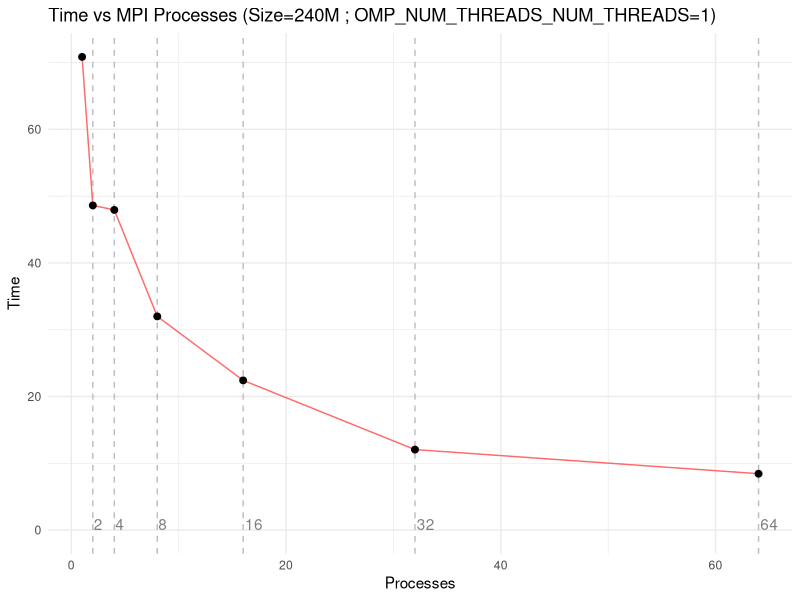
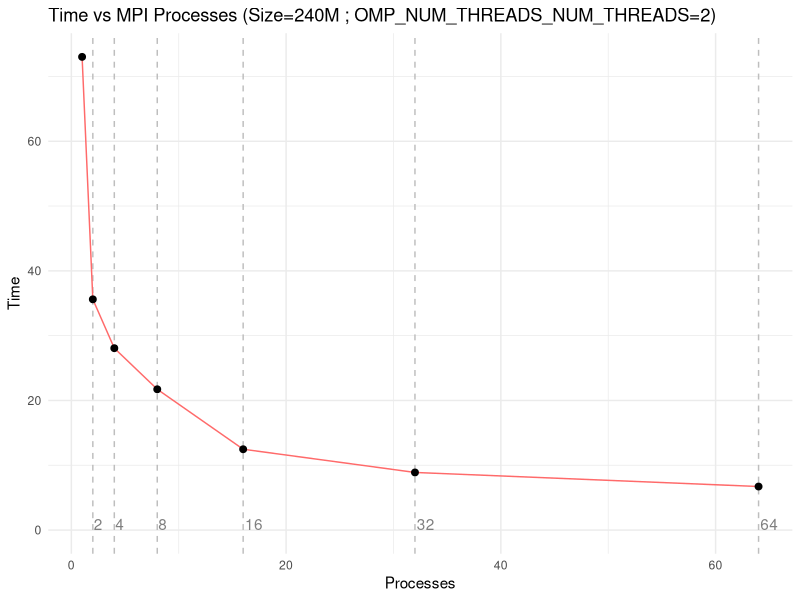
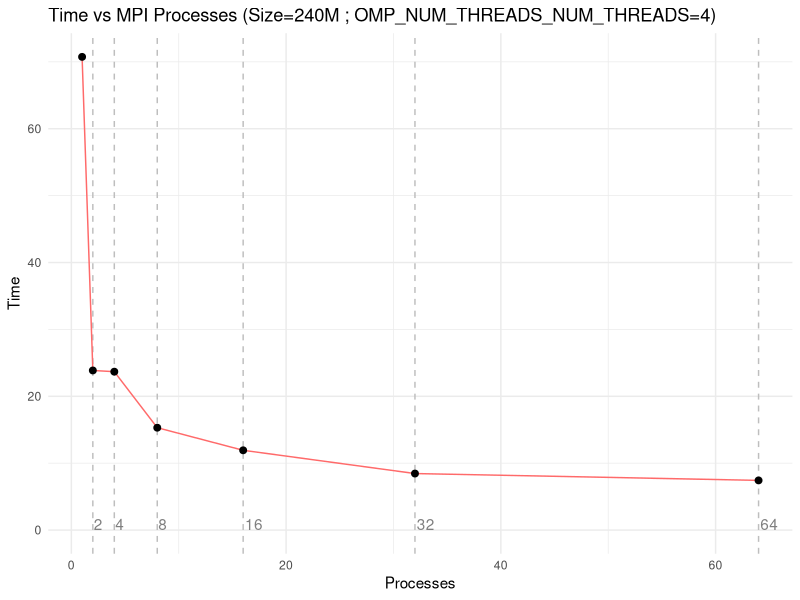
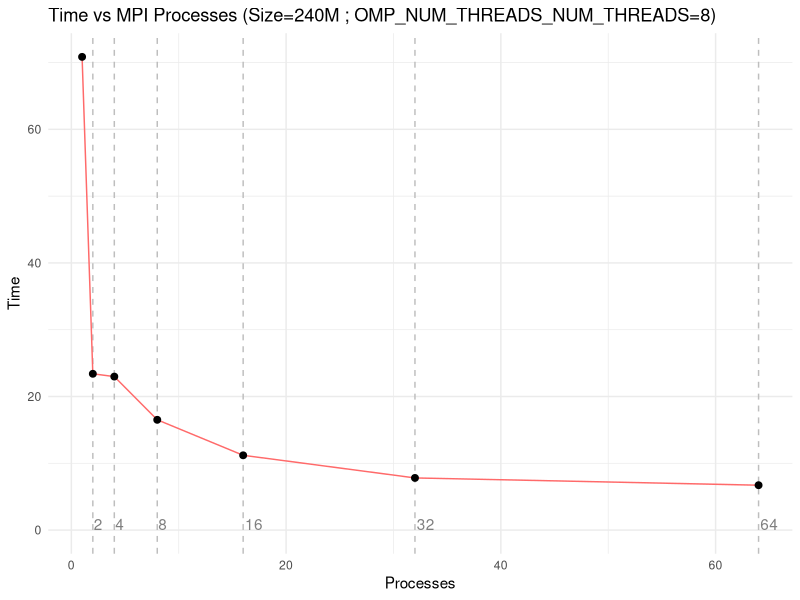
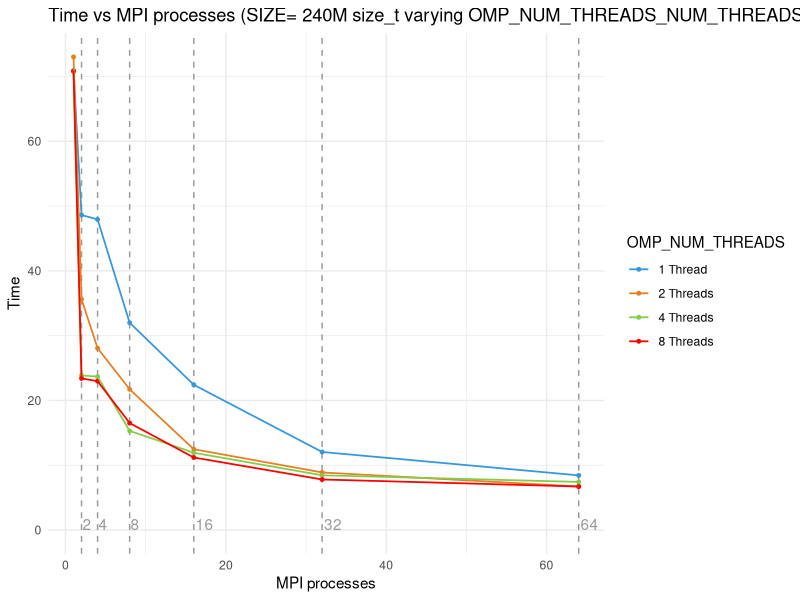
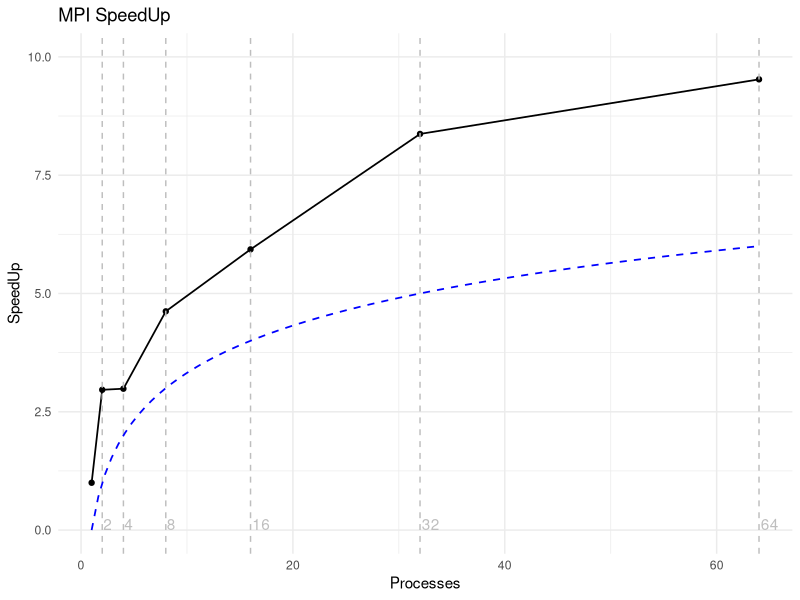

Reproduce these figures in R, in order.
library(tidyverse)
library(ggplot2)
#-------------------------------------------------------------------------------
# WITH 1 OMP_NUM_THREADS THREAD
mpi_timings_1<- read.csv("hybrid_scaling_240M_1thread.csv")

mpi_timings_1<- mpi_timings_1 %>% 
                select(!Threads) %>%
                group_by(Processes) %>%
                summarise(Time = mean(Time, na.rm = TRUE))

mpi_timings_1$SpeedUp<- mpi_timings_1$Time[1] / mpi_timings_1$Time
mpi_timings_1$OMP_NUM_THREADS<- "1 Thread"

mpi_timings_1 %>%
  ggplot(aes(x = Processes, y = Time)) +
  geom_vline(xintercept = c(2,4,8,16,32,64), linetype = "dashed", color = "grey")+
  annotate("text", x = c(2,4,8,16,32,64), y = rep(0,6), label = c(2,4,8,16,32,64), 
           vjust = 0, hjust = -0.1,color="grey50")+
  geom_line(col="indianred1") +
  geom_point(size=2)+
    labs(title = "Time vs MPI Processes (Size=240M ; OMP_NUM_THREADS_NUM_THREADS=1)",
         x = "Processes",
         y = "Time") +
    theme_minimal()
#-------------------------------------------------------------------------------
# WITH 2 OMP_NUM_THREADS THREAD
mpi_timings_2<- read.csv("hybrid_scaling_240M_2threads.csv")

mpi_timings_2<- mpi_timings_2 %>% 
  select(!Threads) %>%
  group_by(Processes) %>%
  summarise(Time = mean(Time, na.rm = TRUE))

mpi_timings_2$SpeedUp<- mpi_timings_2$Time[1] / mpi_timings_2$Time
mpi_timings_2$OMP_NUM_THREADS<- "2 Threads"

mpi_timings_2 %>%
  ggplot(aes(x = Processes, y = Time)) +
  geom_vline(xintercept = c(2,4,8,16,32,64), linetype = "dashed", color = "grey")+
  annotate("text", x = c(2,4,8,16,32,64), y = rep(0,6), label = c(2,4,8,16,32,64), 
           vjust = 0, hjust = -0.1,color="grey50")+
  geom_line(col="indianred1") +
  geom_point(size=2)+
  labs(title = "Time vs MPI Processes (Size=240M ; OMP_NUM_THREADS_NUM_THREADS=2)",
       x = "Processes",
       y = "Time") +
  theme_minimal()
#-------------------------------------------------------------------------------
# WITH 4 OMP_NUM_THREADS THREAD
mpi_timings_4<- read.csv("hybrid_scaling_240M_4threads.csv")

mpi_timings_4<- mpi_timings_4 %>% 
  select(!Threads) %>%
  group_by(Processes) %>%
  summarise(Time = mean(Time, na.rm = TRUE))

mpi_timings_4$SpeedUp<- mpi_timings_4$Time[1] / mpi_timings_4$Time
mpi_timings_4$OMP_NUM_THREADS<- "4 Threads"

mpi_timings_4 %>%
  ggplot(aes(x = Processes, y = Time)) +
  geom_vline(xintercept = c(2,4,8,16,32,64), linetype = "dashed", color = "grey")+
  annotate("text", x = c(2,4,8,16,32,64), y = rep(0,6), label = c(2,4,8,16,32,64), 
           vjust = 0, hjust = -0.1,color="grey50")+
  geom_line(col="indianred1") +
  geom_point(size=2)+
  labs(title = "Time vs MPI Processes (Size=240M ; OMP_NUM_THREADS_NUM_THREADS=4)",
       x = "Processes",
       y = "Time") +
  theme_minimal()
#-------------------------------------------------------------------------------
# WITH 8 OMP_NUM_THREADS THREAD
mpi_timings_8<- read.csv("hybrid_scaling_240M_8threads.csv")

mpi_timings_8<- mpi_timings_8 %>% 
  select(!Threads) %>%
  group_by(Processes) %>%
  summarise(Time = mean(Time, na.rm = TRUE))

mpi_timings_8$SpeedUp<- mpi_timings_8$Time[1] / mpi_timings_8$Time
mpi_timings_8$OMP_NUM_THREADS<- "8 Threads"

mpi_timings_8 %>%
  ggplot(aes(x = Processes, y = Time)) +
  geom_vline(xintercept = c(2,4,8,16,32,64), linetype = "dashed", color = "grey")+
  annotate("text", x = c(2,4,8,16,32,64), y = rep(0,6), label = c(2,4,8,16,32,64), 
           vjust = 0, hjust = -0.1,color="grey50")+
  geom_line(col="indianred1") +
  geom_point(size=2)+
  labs(title = "Time vs MPI Processes (Size=240M ; OMP_NUM_THREADS_NUM_THREADS=8)",
       x = "Processes",
       y = "Time") +
  theme_minimal()
#-------------------------------------------------------------------------------

# Plots overlapped

df= rbind(mpi_timings_1,mpi_timings_2,mpi_timings_4,mpi_timings_8)
df %>%
  ggplot(aes(x = Processes, y = Time, color = OMP_NUM_THREADS)) +
  geom_vline(xintercept = c(2,4,8,16,32,64), linetype = "dashed", color = "grey60")+
  annotate("text", x = c(2,4,8,16,32,64), y = rep(0,6), label = c(2,4,8,16,32,64), 
           vjust = 0, hjust = -0.1,color="grey60")+
  geom_point(size=1)+
  geom_line(size=0.6) +
  scale_color_manual(values = c("#3498DB","#E67E22","#82CD47","red")) +
  labs(title = "Time vs MPI processes (SIZE= 240M size_t varying OMP_NUM_THREADS_NUM_THREADS)",
       x = "MPI processes",
       y = "Time") +
  #ylim(0,10)+
  theme_minimal()





mpi_timings_4 %>%
  ggplot(aes(x = Processes, y = SpeedUp)) +
  geom_point(size=1.5)+
  geom_line(size=0.6) +
  geom_vline(xintercept = c(2,4,8,16,32,64), linetype = "dashed", color = "grey")+
  annotate("text", x = c(2,4,8,16,32,64), y = rep(0,6), label = c(2,4,8,16,32,64),
           vjust = 0, hjust = -0.1,color="grey")+
  geom_function(fun = function(x) log2(x), linetype = "dashed", col = "blue",size=0.6)+
  labs(title = "MPI SpeedUp",
       x = "Processes",
       y = "SpeedUp") +
  ylim(0,10)+
  theme_minimal()
